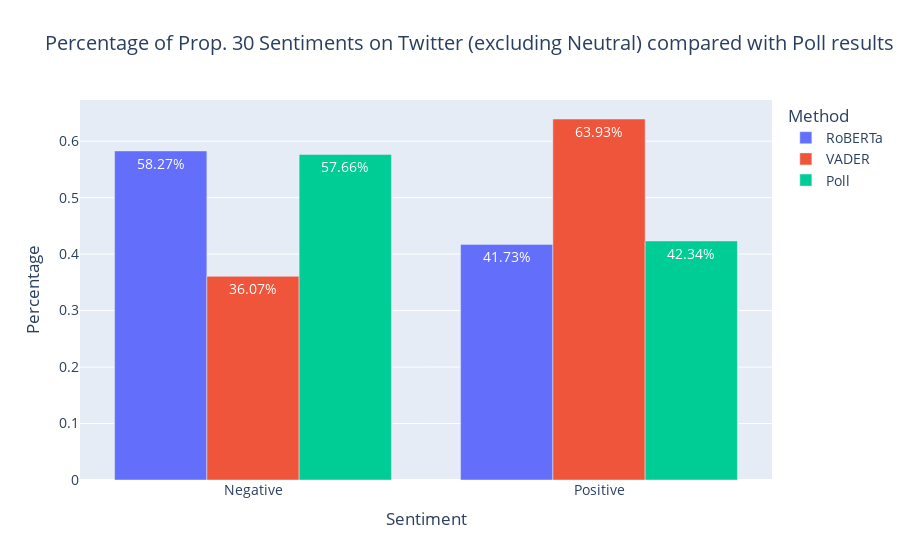

Notebook code for this chart:
### Code cell
# bar plot of percentages of positive and negative sentiment of each model and poll results
fig_combined = px.bar(data_frame=counts_combined_df, 
                 x = 'Sentiment', 
                 y = 'Percentage', 
                 color = 'Method', 
                 barmode = 'group', 
                 title = 'Percentage of Prop. 30 Sentiments on Twitter (excluding Neutral) compared with Poll results', 
                 text = 'Str Percentage')
fig_combined.update_traces(textposition = 'inside', textfont_color = 'white')
fig_combined.update_layout(xaxis = {'categoryorder': 'array', 'categoryarray': ['Negative', 'Positive']},
                      font_size = 14)
fig_combined.show()

### Figure 1 — Plotly figure (JSON) as saved in the notebook; plotly's stock layout.template omitted (floating-point values rounded to 4 significant figures)
{"data": [{"alignmentgroup": "True", "hovertemplate": "Method=RoBERTa<br>Sentiment=%{x}<br>Percentage=%{y}<br>Str Percentage=%{text}<extra></extra>", "legendgroup": "RoBERTa", "marker": {"color": "#636efa", "pattern": {"shape": ""}}, "name": "RoBERTa", "offsetgroup": "RoBERTa", "orientation": "v", "showlegend": true, "text": ["58.27%", "41.73%"], "textfont": {"color": "white"}, "textposition": "inside", "type": "bar", "x": ["Negative", "Positive"], "xaxis": "x", "y": [0.5827, 0.4173], "yaxis": "y"}, {"alignmentgroup": "True", "hovertemplate": "Method=VADER<br>Sentiment=%{x}<br>Percentage=%{y}<br>Str Percentage=%{text}<extra></extra>", "legendgroup": "VADER", "marker": {"color": "#EF553B", "pattern": {"shape": ""}}, "name": "VADER", "offsetgroup": "VADER", "orientation": "v", "showlegend": true, "text": ["63.93%", "36.07%"], "textfont": {"color": "white"}, "textposition": "inside", "type": "bar", "x": ["Positive", "Negative"], "xaxis": "x", "y": [0.6393, 0.3607], "yaxis": "y"}, {"alignmentgroup": "True", "hovertemplate": "Method=Poll<br>Sentiment=%{x}<br>Percentage=%{y}<br>Str Percentage=%{text}<extra></extra>", "legendgroup": "Poll", "marker": {"color": "#00cc96", "pattern": {"shape": ""}}, "name": "Poll", "offsetgroup": "Poll", "orientation": "v", "showlegend": true, "text": ["57.66%", "42.34%"], "textfont": {"color": "white"}, "textposition": "inside", "type": "bar", "x": ["Negative", "Positive"], "xaxis": "x", "y": [0.5766, 0.4234], "yaxis": "y"}], "layout": {"barmode": "group", "font": {"size": 14}, "legend": {"title": {"text": "Method"}, "tracegroupgap": 0}, "title": {"text": "Percentage of Prop. 30 Sentiments on Twitter (excluding Neutral) compared with Poll results"}, "xaxis": {"anchor": "y", "categoryarray": ["Negative", "Positive"], "categoryorder": "array", "domain": [0, 1], "title": {"text": "Sentiment"}}, "yaxis": {"anchor": "x", "domain": [0, 1], "title": {"text": "Percentage"}}}}
